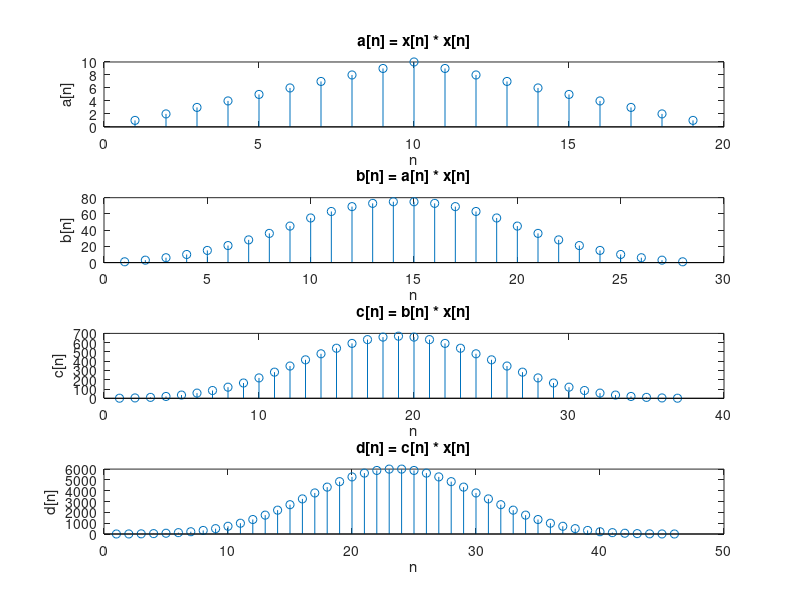

The MATLAB source for this figure: (Note: this script raises an error after producing the figure.)
%% 1a
n = 0:9; 
x = ones(1, 10); % u[n] - u[n-10]
%greph
stem(n, x);
title('x[n] = u[n] - u[n-10]');
xlabel('n');
ylabel('x[n]');
xlim([-1, 11]);
ylim([0, 2 ]);
%% 1bc
a = conv(x, x); % a[n] = x[n]*x[n]
b = conv(a, x); % b[n] = a[n]*x[n]
c = conv(b, x); % c[n] = b[n]*x[n]
d = conv(c, x); % d[n] = c[n]*x[n]

% Plotting the results
subplot(4,1,1); stem(a); title('a[n] = x[n] * x[n]');
xlabel('n'); ylabel('a[n]');
subplot(4,1,2); stem(b); title('b[n] = a[n] * x[n]');
xlabel('n'); ylabel('b[n]');
subplot(4,1,3); stem(c); title('c[n] = b[n] * x[n]');
xlabel('n'); ylabel('c[n]');
subplot(4,1,4); stem(d); title('d[n] = c[n] * x[n]');
xlabel('n'); ylabel('d[n]');
%% 2a
[impr, fs] = audioread('roomIR.wav'); 
%graph
plot(impr);
title('Room Impulse Response');
xlabel('Sample Number');
ylabel('Amplitude');
%% 2b
soundsc(impr, fs);
%Answer to what you observed 
%you can see the impulse response is loudest at the beginning and fades
%You can also see that the amplitude is highest at the beginning dclines
%% 2c
[y, fs] = audioread('convolution.wav'); % Load speech signal
plot(y); % Plot the original speech signal
title('Original Speech Signal');
xlabel('Sample Number');
ylabel('Amplitude');
%% 2d
% Convolve
convolved_signal = conv(y, impr);
% graph
figure; plot(convolved_signal);
title('Convolved Speech Signal');
xlabel('Sample Number');
ylabel('Amplitude');
%% Comparing Signals: OG Signal -Impulse Response 
soundsc(impr, fs);%Impulse
%% Comparing Signals: OG Signal - Convolution
soundsc(y, fs); %OG
%% Comparing Signals: Conv Signal
soundsc(convolved_signal, fs); %Convolved 



